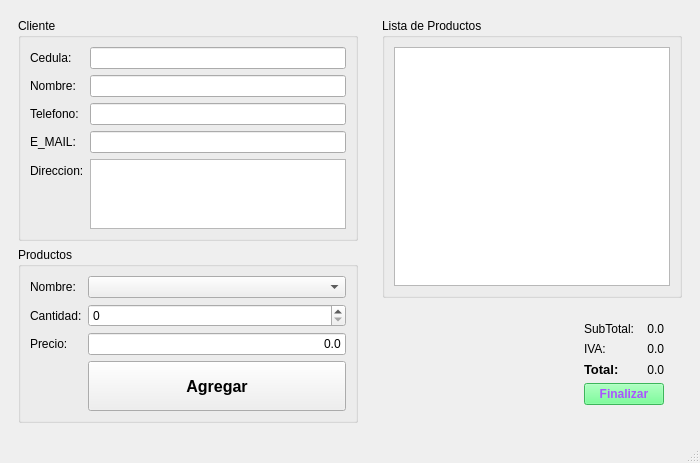
<?xml version="1.0" encoding="UTF-8"?>
<ui version="4.0">
 <class>Tienda</class>
 <widget class="QMainWindow" name="Tienda">
  <property name="geometry">
   <rect>
    <x>0</x>
    <y>0</y>
    <width>700</width>
    <height>452</height>
   </rect>
  </property>
  <property name="windowTitle">
   <string>Tienda</string>
  </property>
  <widget class="QWidget" name="centralwidget">
   <layout class="QHBoxLayout" name="horizontalLayout_3">
    <item>
     <widget class="QWidget" name="widget" native="true">
      <layout class="QVBoxLayout" name="verticalLayout">
       <item>
        <widget class="QGroupBox" name="groupBox_2">
         <property name="title">
          <string>Cliente</string>
         </property>
         <layout class="QFormLayout" name="formLayout_2">
          <item row="0" column="0">
           <widget class="QLabel" name="label_7">
            <property name="text">
             <string>Cedula:</string>
            </property>
           </widget>
          </item>
          <item row="0" column="1">
           <widget class="QLineEdit" name="inCedula"/>
          </item>
          <item row="1" column="0">
           <widget class="QLabel" name="label_8">
            <property name="text">
             <string>Nombre:</string>
            </property>
           </widget>
          </item>
          <item row="1" column="1">
           <widget class="QLineEdit" name="inNombre"/>
          </item>
          <item row="2" column="0">
           <widget class="QLabel" name="label_9">
            <property name="text">
             <string>Telefono:</string>
            </property>
           </widget>
          </item>
          <item row="2" column="1">
           <widget class="QLineEdit" name="inTelefono"/>
          </item>
          <item row="3" column="0">
           <widget class="QLabel" name="label_10">
            <property name="text">
             <string>E_MAIL:</string>
            </property>
           </widget>
          </item>
          <item row="3" column="1">
           <widget class="QLineEdit" name="inEmail"/>
          </item>
          <item row="4" column="0">
           <widget class="QLabel" name="label_11">
            <property name="text">
             <string>Direccion:</string>
            </property>
           </widget>
          </item>
          <item row="4" column="1">
           <widget class="QTextEdit" name="inDireccion"/>
          </item>
         </layout>
        </widget>
       </item>
       <item>
        <widget class="QGroupBox" name="groupBox_3">
         <property name="title">
          <string>Productos</string>
         </property>
         <layout class="QFormLayout" name="formLayout_3">
          <item row="0" column="0">
           <widget class="QLabel" name="label_12">
            <property name="text">
             <string>Nombre:</string>
            </property>
           </widget>
          </item>
          <item row="0" column="1">
           <widget class="QComboBox" name="inProducto"/>
          </item>
          <item row="1" column="0">
           <widget class="QLabel" name="label_13">
            <property name="text">
             <string>Cantidad:</string>
            </property>
           </widget>
          </item>
          <item row="1" column="1">
           <widget class="QSpinBox" name="inCantidad"/>
          </item>
          <item row="2" column="0">
           <widget class="QLabel" name="label_14">
            <property name="text">
             <string>Precio:</string>
            </property>
           </widget>
          </item>
          <item row="2" column="1">
           <widget class="QLineEdit" name="outPrecio">
            <property name="text">
             <string>0.0</string>
            </property>
            <property name="alignment">
             <set>Qt::AlignRight|Qt::AlignTrailing|Qt::AlignVCenter</set>
            </property>
           </widget>
          </item>
          <item row="3" column="1">
           <widget class="QPushButton" name="cmdAgregar">
            <property name="minimumSize">
             <size>
              <width>0</width>
              <height>50</height>
             </size>
            </property>
            <property name="font">
             <font>
              <pointsize>12</pointsize>
              <weight>75</weight>
              <bold>true</bold>
             </font>
            </property>
            <property name="text">
             <string>Agregar</string>
            </property>
           </widget>
          </item>
         </layout>
        </widget>
       </item>
      </layout>
     </widget>
    </item>
    <item>
     <widget class="QWidget" name="widget_2" native="true">
      <layout class="QVBoxLayout" name="verticalLayout_2">
       <item>
        <widget class="QGroupBox" name="groupBox">
         <property name="title">
          <string>Lista de Productos</string>
         </property>
         <layout class="QHBoxLayout" name="horizontalLayout">
          <item>
           <widget class="QTableWidget" name="outDetalle"/>
          </item>
         </layout>
        </widget>
       </item>
       <item>
        <widget class="QWidget" name="widget_3" native="true">
         <layout class="QHBoxLayout" name="horizontalLayout_2">
          <item>
           <spacer name="horizontalSpacer">
            <property name="orientation">
             <enum>Qt::Horizontal</enum>
            </property>
            <property name="sizeHint" stdset="0">
             <size>
              <width>74</width>
              <height>20</height>
             </size>
            </property>
           </spacer>
          </item>
          <item>
           <widget class="QWidget" name="widget_4" native="true">
            <layout class="QFormLayout" name="formLayout">
             <item row="0" column="0">
              <widget class="QLabel" name="label">
               <property name="text">
                <string>SubTotal:</string>
               </property>
              </widget>
             </item>
             <item row="0" column="1">
              <widget class="QLabel" name="outSubTotal">
               <property name="text">
                <string>0.0</string>
               </property>
               <property name="alignment">
                <set>Qt::AlignRight|Qt::AlignTrailing|Qt::AlignVCenter</set>
               </property>
              </widget>
             </item>
             <item row="1" column="0">
              <widget class="QLabel" name="label_3">
               <property name="text">
                <string>IVA:</string>
               </property>
              </widget>
             </item>
             <item row="1" column="1">
              <widget class="QLabel" name="outIva">
               <property name="text">
                <string>0.0</string>
               </property>
               <property name="alignment">
                <set>Qt::AlignRight|Qt::AlignTrailing|Qt::AlignVCenter</set>
               </property>
              </widget>
             </item>
             <item row="2" column="0">
              <widget class="QLabel" name="label_5">
               <property name="font">
                <font>
                 <pointsize>10</pointsize>
                 <weight>75</weight>
                 <bold>true</bold>
                </font>
               </property>
               <property name="text">
                <string>Total:</string>
               </property>
              </widget>
             </item>
             <item row="2" column="1">
              <widget class="QLabel" name="outTotal">
               <property name="text">
                <string>0.0</string>
               </property>
               <property name="alignment">
                <set>Qt::AlignRight|Qt::AlignTrailing|Qt::AlignVCenter</set>
               </property>
              </widget>
             </item>
             <item row="3" column="0" colspan="2">
              <widget class="QPushButton" name="cmdFinalizar">
               <property name="font">
                <font>
                 <weight>75</weight>
                 <bold>true</bold>
                </font>
               </property>
               <property name="styleSheet">
                <string notr="true">background-color: rgb(85, 255, 127);
color: rgb(170, 85, 255);</string>
               </property>
               <property name="text">
                <string>Finalizar</string>
               </property>
              </widget>
             </item>
            </layout>
           </widget>
          </item>
         </layout>
        </widget>
       </item>
      </layout>
     </widget>
    </item>
   </layout>
  </widget>
  <widget class="QMenuBar" name="menubar">
   <property name="geometry">
    <rect>
     <x>0</x>
     <y>0</y>
     <width>700</width>
     <height>21</height>
    </rect>
   </property>
  </widget>
  <widget class="QStatusBar" name="statusbar"/>
 </widget>
 <resources/>
 <connections/>
</ui>
